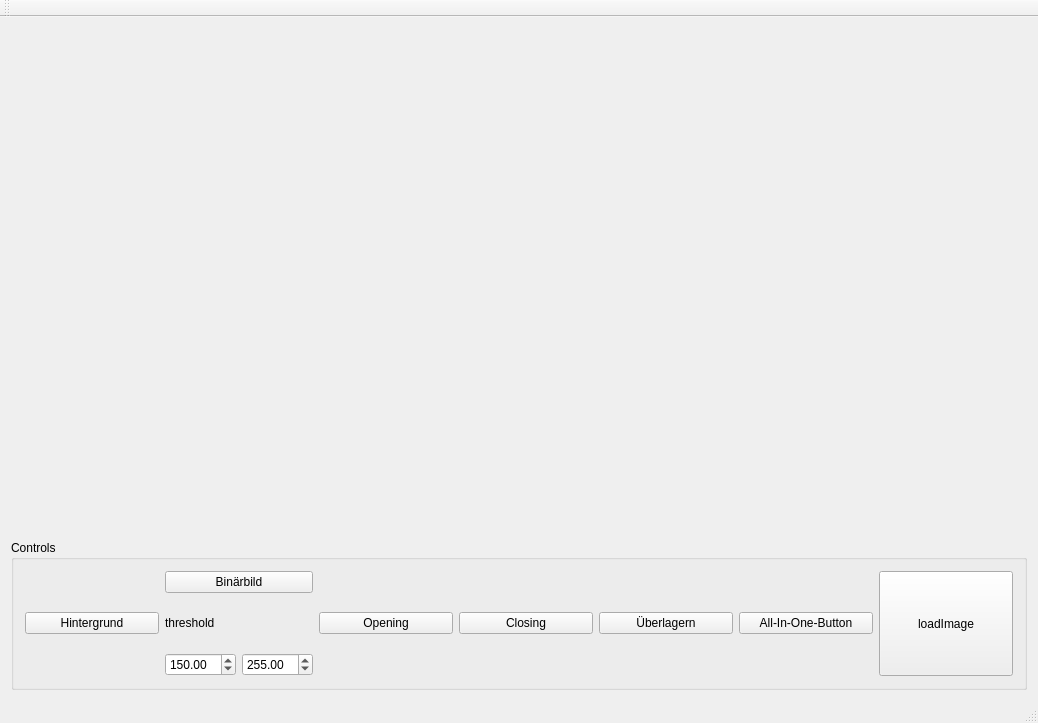
<?xml version="1.0" encoding="UTF-8"?>
<ui version="4.0">
 <class>MainWindow</class>
 <widget class="QMainWindow" name="MainWindow">
  <property name="geometry">
   <rect>
    <x>0</x>
    <y>0</y>
    <width>1038</width>
    <height>723</height>
   </rect>
  </property>
  <property name="windowTitle">
   <string>MainWindow</string>
  </property>
  <widget class="QWidget" name="centralWidget">
   <layout class="QVBoxLayout" name="verticalLayout">
    <item>
     <widget class="QLabel" name="labelImg">
      <property name="text">
       <string/>
      </property>
      <property name="alignment">
       <set>Qt::AlignCenter</set>
      </property>
     </widget>
    </item>
    <item>
     <widget class="QGroupBox" name="gb_Controls">
      <property name="maximumSize">
       <size>
        <width>16777215</width>
        <height>150</height>
       </size>
      </property>
      <property name="title">
       <string>Controls</string>
      </property>
      <layout class="QHBoxLayout" name="horizontalLayout">
       <item>
        <layout class="QVBoxLayout" name="vl_Hintergrund">
         <item>
          <widget class="QPushButton" name="pbHintergrund">
           <property name="text">
            <string>Hintergrund</string>
           </property>
          </widget>
         </item>
        </layout>
       </item>
       <item>
        <layout class="QVBoxLayout" name="vl_Binaer">
         <item>
          <widget class="QPushButton" name="pb_Binaer">
           <property name="text">
            <string>Binärbild</string>
           </property>
          </widget>
         </item>
         <item>
          <widget class="QLabel" name="label_threshold">
           <property name="text">
            <string>threshold</string>
           </property>
          </widget>
         </item>
         <item>
          <layout class="QHBoxLayout" name="hl_Binaer">
           <item>
            <widget class="QDoubleSpinBox" name="dsb_threshMin">
             <property name="maximum">
              <double>1000.000000000000000</double>
             </property>
             <property name="value">
              <double>150.000000000000000</double>
             </property>
            </widget>
           </item>
           <item>
            <widget class="QDoubleSpinBox" name="dsb_threshMax">
             <property name="maximum">
              <double>1000.000000000000000</double>
             </property>
             <property name="value">
              <double>255.000000000000000</double>
             </property>
            </widget>
           </item>
          </layout>
         </item>
        </layout>
       </item>
       <item>
        <layout class="QVBoxLayout" name="vl_Opening">
         <item>
          <widget class="QPushButton" name="pbOpening">
           <property name="text">
            <string>Opening</string>
           </property>
          </widget>
         </item>
        </layout>
       </item>
       <item>
        <layout class="QVBoxLayout" name="vl_Closing">
         <item>
          <widget class="QPushButton" name="pbClosing">
           <property name="text">
            <string>Closing</string>
           </property>
          </widget>
         </item>
        </layout>
       </item>
       <item>
        <layout class="QVBoxLayout" name="vl_Ueberlagern">
         <item>
          <widget class="QPushButton" name="pbUeberlagern">
           <property name="text">
            <string>Überlagern</string>
           </property>
          </widget>
         </item>
        </layout>
       </item>
       <item>
        <layout class="QVBoxLayout" name="vl_AIO">
         <item>
          <widget class="QPushButton" name="pb_AIO">
           <property name="text">
            <string>All-In-One-Button</string>
           </property>
          </widget>
         </item>
        </layout>
       </item>
       <item>
        <widget class="QPushButton" name="pb_load">
         <property name="maximumSize">
          <size>
           <width>16777215</width>
           <height>150</height>
          </size>
         </property>
         <property name="text">
          <string>loadImage</string>
         </property>
        </widget>
       </item>
      </layout>
     </widget>
    </item>
   </layout>
  </widget>
  <widget class="QMenuBar" name="menuBar">
   <property name="geometry">
    <rect>
     <x>0</x>
     <y>0</y>
     <width>1038</width>
     <height>26</height>
    </rect>
   </property>
  </widget>
  <widget class="QToolBar" name="mainToolBar">
   <attribute name="toolBarArea">
    <enum>TopToolBarArea</enum>
   </attribute>
   <attribute name="toolBarBreak">
    <bool>false</bool>
   </attribute>
  </widget>
  <widget class="QStatusBar" name="statusBar"/>
 </widget>
 <layoutdefault spacing="6" margin="11"/>
 <resources/>
 <connections/>
</ui>
